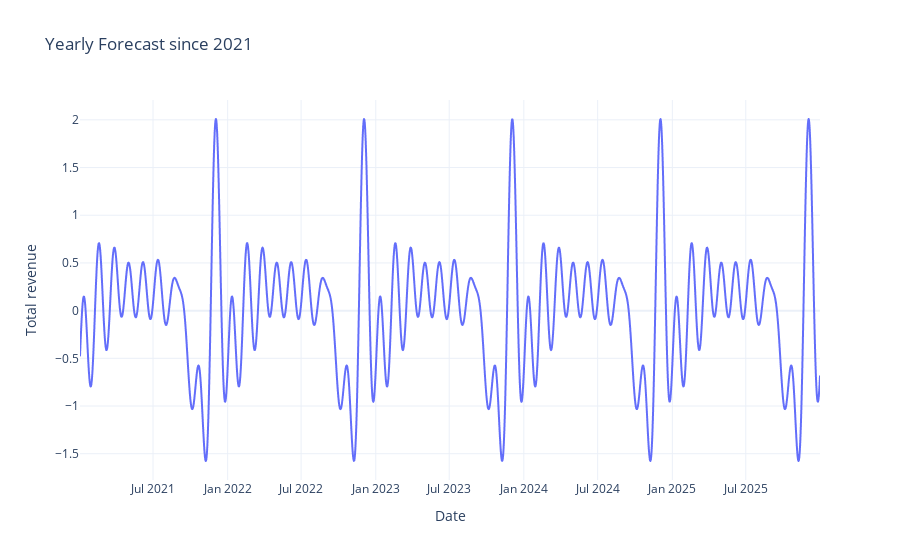

Notebook code cell kept with this figure:
### Code cell
graph_2 = px.line(forecast[forecast['ds']> '2021-01-01'], 
                  x = 'ds', 
                  y = 'yearly',
                  template = 'plotly_white',
                  title = 'Yearly Forecast since 2021',
                  labels = {'yearly':'Total revenue','ds':'Date'})
graph_2.show()

### Figure 1 — Plotly figure (JSON) as saved in the notebook; plotly's stock layout.template omitted (floating-point values rounded to 4 significant figures; data arrays with more than 128 entries replaced by an {"elided": "..."} marker saying what was removed)
{"data": [{"hovertemplate": "Date=%{x}<br>Total revenue=%{y}<extra></extra>", "legendgroup": "", "line": {"color": "#636efa", "dash": "solid"}, "mode": "lines", "name": "", "showlegend": false, "type": "scattergl", "x": {"elided": "1825 str values"}, "xaxis": "x", "y": {"elided": "1825 float values"}, "yaxis": "y"}], "layout": {"legend": {"tracegroupgap": 0}, "title": {"text": "Yearly Forecast since 2021"}, "xaxis": {"anchor": "y", "domain": [0, 1], "title": {"text": "Date"}}, "yaxis": {"anchor": "x", "domain": [0, 1], "title": {"text": "Total revenue"}}}}
